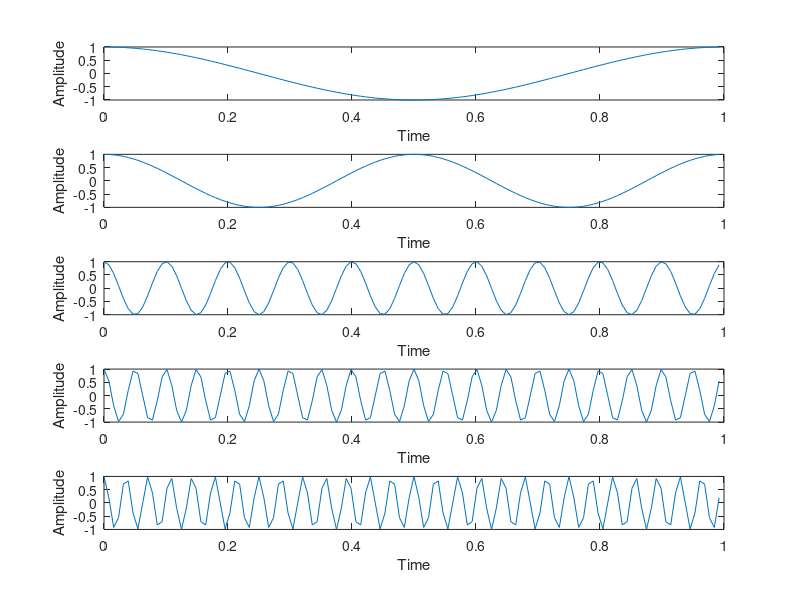

Write the MATLAB code that produced this figure. (Note: this script raises an error after producing the figure.)
# Procesarea semnalelor
# Laborator 6

clear all;
close all;

# Exercitiul 1
A = 1;
Fs = 128;                 # samples per seconds
dt = 1/Fs;                # seconds per sample
T = 1;                    # seconds
t = (0:dt:T- dt);         # seconds

figure 1
# Sin 1Hz                 
Fc1 =  1;                 # hertz
s1 = A*cos(2*pi*Fc1*t)
subplot(5, 1, 1);
plot(t, s1);
ylabel('Amplitude');
xlabel('Time');
#ylim([-A-1, A+1]);

# Sin 2Hz                 
Fc2 =  2;                
s2 = A*cos(2*pi*Fc2*t);
subplot(5, 1, 2);
plot(t, s2);
ylabel('Amplitude');
xlabel('Time');

# Sin 10Hz    
Fc3 =  10;                
s3 = A*cos(2*pi*Fc3*t);
subplot(5, 1, 3);
plot(t, s3);
ylabel('Amplitude');
xlabel('Time');

# Sin 20Hz                 
Fc4 =  20
s4 = A*cos(2*pi*Fc4*t);
subplot(5, 1, 4);
plot(t, s4);
ylabel('Amplitude');
xlabel('Time');

# Sin 100Hz                 
Fc5 =  100
s5 = A*cos(2*pi*Fc5*t);
subplot(5, 1, 5);
plot(t, s5);
ylabel('Amplitude');
xlabel('Time');

# Processing
figure 2
# Sin 1Hz 
s1_processed = process(s1);     
subplot(5, 1, 1);
plot(s1_processed);
ylabel('Amplitude');
xlabel('Time');

# Sin 2Hz                 
s2_processed = process(s2);     
subplot(5, 1, 2);
plot(s2_processed);
ylabel('Amplitude');
xlabel('Time');

# Sin 10Hz    
s3_processed = process(s3);     
subplot(5, 1, 3);
plot(s3_processed);
ylabel('Amplitude');
xlabel('Time');

# Sin 20Hz                 
s4_processed = process(s4);     
subplot(5, 1, 4);
plot(s4_processed);
ylabel('Amplitude');
xlabel('Time');

# Sin 100Hz                 
s5_processed = process(s5);     
subplot(5, 1, 5);
plot(s5_processed);
ylabel('Amplitude');
xlabel('Time');